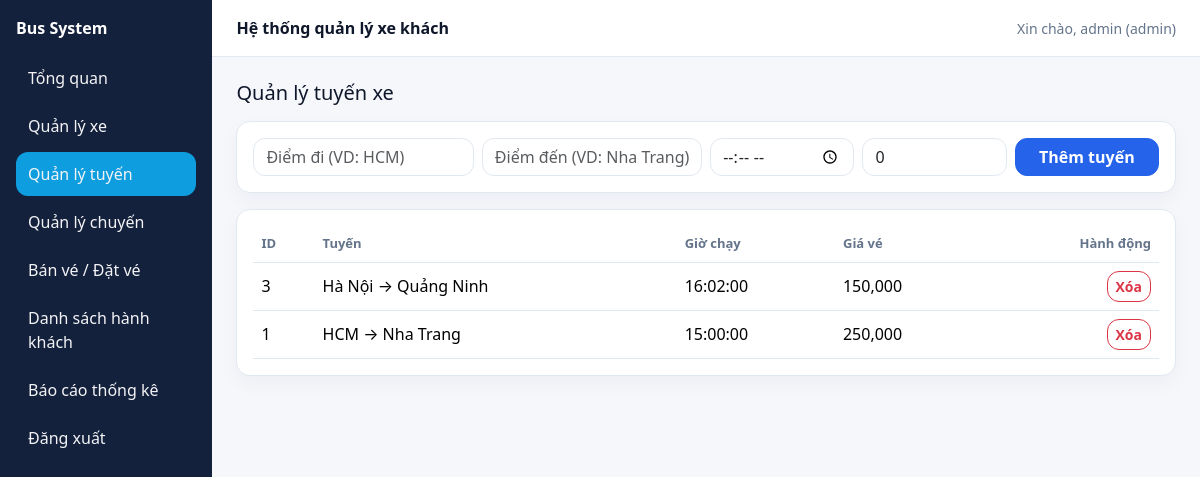
The page /Bus-php/public/admin/routes.php (signed in) on the database its author committed.
### tables this page shows
CREATE TABLE `routes` (
  `id` int(11) NOT NULL,
  `from_city` varchar(100) NOT NULL,
  `to_city` varchar(100) NOT NULL,
  `depart_time` time DEFAULT NULL,
  `base_price` int(11) NOT NULL DEFAULT 0,
  `is_active` tinyint(1) NOT NULL DEFAULT 1,
  `created_at` timestamp NOT NULL DEFAULT current_timestamp()
);

### Bus-php/app/repositories/RouteRepository.php (called while the page is built, shortened)
<?php
class RouteRepository {
  public function all(): array {
    $pdo = Database::conn();
    return $pdo->query("SELECT * FROM routes ORDER BY id DESC")->fetchAll();
  }
}

### Bus-php/app/services/RouteService.php (called while the page is built, shortened)
<?php
require_once __DIR__ . '/../repositories/RouteRepository.php';
class RouteService {
  private RouteRepository $repo;
  public function __construct() {
    $this->repo = new RouteRepository();
  }
  public function list(): array {
    return $this->repo->all();
  }
}

### Bus-php/public/admin/routes.php (the view, shortened to what this page needs)
<?php
require_once __DIR__ . '/../../app/services/RouteService.php';
require_once __DIR__ . '/_layout_top.php';
$svc = new RouteService();
$routes = $svc->list();
?>
<div class="d-flex justify-content-between align-items-center mb-3">
  <h5 class="mb-0">Quản lý tuyến xe</h5>
</div>
<div class="card p-3 mb-3">
  <form method="post" class="row g-2">
    <div class="col-md-3">
      <input class="form-control" name="from_city" placeholder="Điểm đi (VD: HCM)" required>
    </div>
    <div class="col-md-3">
      <input class="form-control" name="to_city" placeholder="Điểm đến (VD: Nha Trang)" required>
    </div>
    <div class="col-md-2">
      <input class="form-control" name="depart_time" type="time">
    </div>
    <div class="col-md-2">
      <input class="form-control" name="base_price" type="number" min="0" placeholder="Giá vé" value="0" required>
    </div>
    <div class="col-md-2">
      <button class="btn btn-primary w-100">Thêm tuyến</button>
    </div>
  </form>
</div>
<div class="card p-3">
  <div class="table-responsive">
    <table class="table table-hover align-middle">
      <thead>
        <tr>
          <th>ID</th>
          <th>Tuyến</th>
          <th>Giờ chạy</th>
          <th>Giá vé</th>
          <th class="text-end">Hành động</th>
        </tr>
      </thead>
      <tbody>
      <?php foreach ($routes as $r): ?>
        <tr>
          <td><?= (int)$r['id'] ?></td>
          <td><?= htmlspecialchars($r['from_city']) ?> → <?= htmlspecialchars($r['to_city']) ?></td>
          <td><?= htmlspecialchars($r['depart_time'] ?? '-') ?></td>
          <td><?= number_format((int)$r['base_price']) ?></td>
          <td class="text-end">
            <a class="btn btn-sm btn-outline-danger"
               href="<?=BASE_URL?>/admin/routes.php?delete=<?=(int)$r['id']?>"
               onclick="return confirm('Xóa tuyến này?')">
              Xóa
            </a>
          </td>
        </tr>
      <?php endforeach; ?>
      </tbody>
    </table>
  </div>
</div>
<?php require_once __DIR__ . '/_layout_bottom.php'; ?>

### Bus-php/public/assets/style.css (style rules this page uses)
:root { --sidebar: #14213d; --sidebarHover: #1b2b52; --bg: #f5f7fb; --card: #ffffff; --text: #0f172a; --muted: #64748b; --border: #e2e8f0; --primary: #2563eb; --info: #0ea5e9; --success: #16a34a; --danger: #ef4444; --warning: #f59e0b; --radius: 14px; }
* { box-sizing: border-box; }
html, body { height: 100%; }
body { background: var(--bg); color: var(--text); font-family: system-ui, -apple-system, Segoe UI, Roboto, Helvetica, Arial, "Apple Color Emoji", "Segoe UI Emoji"; }
a { text-decoration: none; }
.card { background: var(--card); border: 1px solid var(--border); border-radius: var(--radius); box-shadow: 0 8px 20px rgba(15, 23, 42, 0.04); }
.table { margin-bottom: 0; }
.table thead th { color: var(--muted); font-weight: 700; font-size: 13px; border-bottom: 1px solid var(--border) !important; }
.table td, .table th { vertical-align: middle; border-color: var(--border); }
.form-control, .form-select { border-radius: 12px; border-color: var(--border); }
.btn { border-radius: 12px; font-weight: 600; }
.btn-primary { background: var(--primary); border-color: var(--primary); }
.btn-outline-danger { border-radius: 12px; }

### rows shown on the page
routes: id "3", from_city "Hà Nội", to_city "Quảng Ninh", depart_time "16:02:00", base_price "150,000"
routes: id "1", from_city "HCM", to_city "Nha Trang", depart_time "15:00:00", base_price "250,000"

### other values the page prints
$_SESSION['username'] "admin"
$role ?: '-' "admin"
